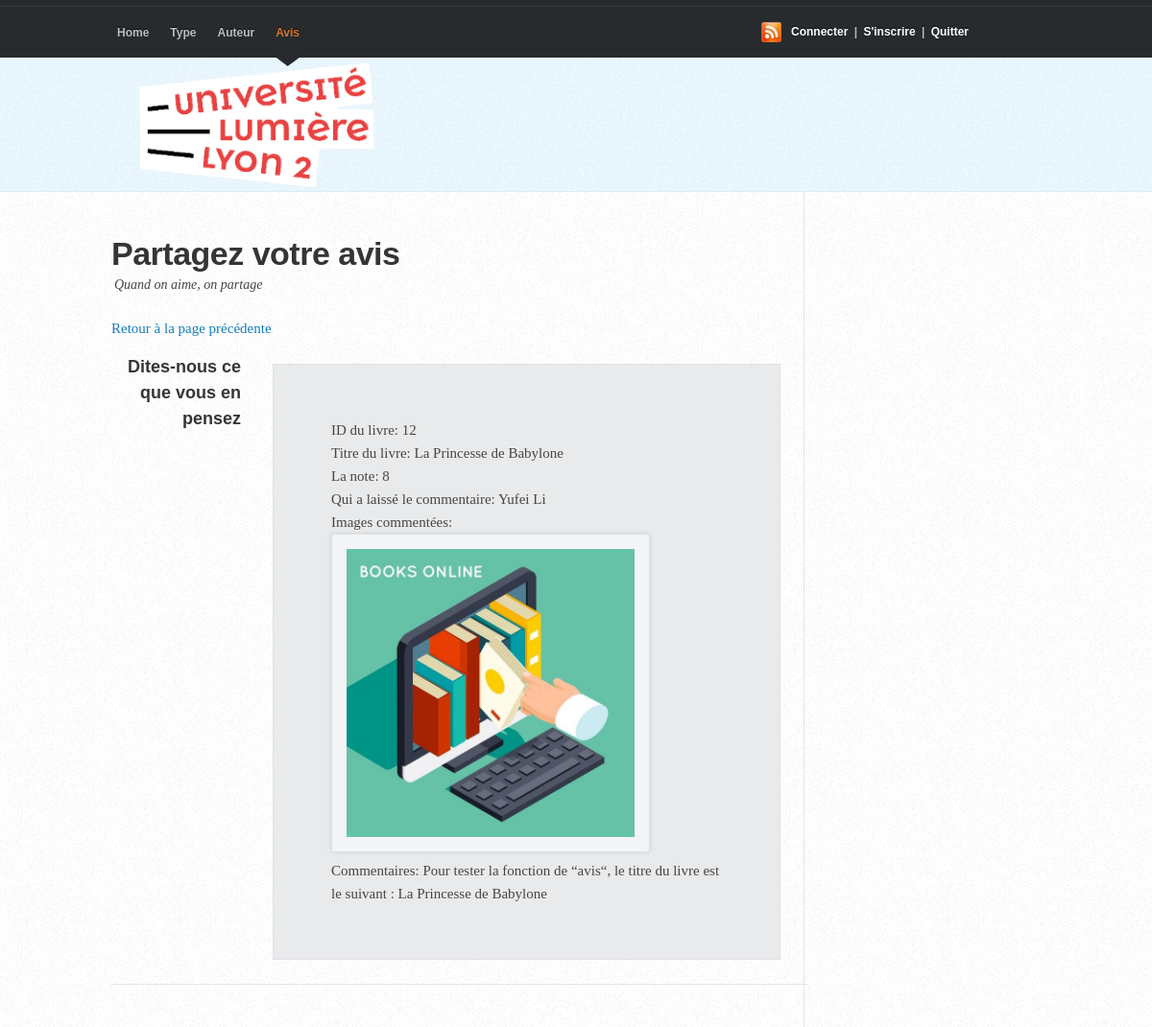
/pages/avis4.php?IdLivre=12, run on the app's committed database.
### tables this page shows
CREATE TABLE `Livre` (
  `IdLivre` int(11) NOT NULL,
  `titreLivre` varchar(100) NOT NULL,
  `anneePubli` int(11) NOT NULL,
  `IdType` int(11) NOT NULL,
  `IdAuteur` int(11) NOT NULL
);

CREATE TABLE `Avis` (
  `IdAvis` int(11) NOT NULL,
  `imageAvis` text NOT NULL,
  `commentaireAvis` text NOT NULL,
  `noteAvis` float NOT NULL,
  `IdEtu` int(11) NOT NULL,
  `IdLivre` int(11) NOT NULL
);

CREATE TABLE `Etudiant` (
  `IdEtu` int(11) NOT NULL,
  `nomEtu` varchar(20) NOT NULL,
  `prenomEtu` varchar(20) NOT NULL,
  `passEtu` int(11) NOT NULL,
  `Avatar` varchar(30) NOT NULL
);

### pages/avis4.php (the view, shortened to what this page needs)
<!DOCTYPE html>
 <html>
<head>
    <link rel="stylesheet" type="text/css" media="screen" href="CoolBlue11/css/coolblue.css" />
</head>
<body id="top">
<div id="header-wrap"><header>
 	<hgroup>
		<h1><a href="index.php">Bienvenue!</a></h1>
    </hgroup>
    <nav>
		<ul>
			<li><a href="index.php">Home</a><span></span></li>
			<li><a href="type1.php">Type</a><span></span></li>
			<li><a href="auteur1.php">Auteur</a><span></span></li>
			<li id="current"><a href="avis1.php">Avis</a><span></span></li>
		</ul>
	</nav>
    <div class="subscribe">
	<a href="connexion1.php">Connecter</a> | <a href="inscrire1.php">S'inscrire</a> | <a href="deconnexion.php">Quitter</a>
    </div>
</header></div>
<div id="content-wrap">
    <div id="content" class="clearfix">
        <div id="main">
            <div class="main-content">
      	    <h2><a href="avis2.php">Partagez votre avis</a></h2>
			  <p class="post-info"><span>Quand on aime, on partage</span></p>
              <a id="returnLink" href="#">Retour à la page précédente</a>
              <div class="post-bottom-section">
                <h4>Dites-nous ce que vous en pensez</h4>
                <div class="primary">
                    <form action="#" method="GET" id="commentform">
                        <ul>
						 <?php
                        if (isset($_GET['IdLivre'])) {
                            $IdLivre = $_GET['IdLivre'];
                            $conn = mysqli_connect("localhost", "root", "");
                            mysqli_select_db($conn, "forum_db_yufei_sandra");
                            $req = "SELECT Avis.*, Etudiant.nomEtu, Etudiant.prenomEtu
                                    FROM Avis, Etudiant
                                    WHERE Avis.IdLivre = $IdLivre AND Avis.IdEtu = Etudiant.IdEtu ;";
                            $res = mysqli_query($conn, $req);
                            $row = mysqli_fetch_array($res);
                            echo '</br>ID du livre: ' . $IdLivre .'';
                            $reqLivre = "SELECT * FROM Livre WHERE IdLivre = $IdLivre;";
                            $resLivre = mysqli_query($conn, $reqLivre);
                            if ($rowLivre = mysqli_fetch_array($resLivre)) {
                                echo '</br>Titre du livre: ' . $rowLivre['titreLivre'] . '';
                                echo '</br>La note: ' . $row['noteAvis'] .'';
                                echo '</br>Qui a laissé le commentaire: ' . $row['prenomEtu']." ".$row['nomEtu'] .'';
                                echo '</br>Images commentées: <img src="' . $row['imageAvis'] . '" alt="Avis Image" width="300" height="300">';
                                echo '</br>Commentaires: ' . $row['commentaireAvis'] .'';
                            }
                        } else {
                            echo "Erreur dans methode GET";
                        }
                   		 ?>
                        </ul>
                </form>
                </div>
         </div>
        </div>
	</div>
</div>
</body>
</html>

### pages/CoolBlue11/css/coolblue.css (style rules this page uses)
html, body, div, span, applet, object, iframe, h1, h2, h3, h4, h5, h6, p, blockquote, pre, a, abbr, acronym, address, big, cite, code, del, dfn, em, img, ins, kbd, q, s, samp, small, strike, strong, sub, sup, tt, var, b, u, i, center, dl, dt, dd, ol, ul, li, fieldset, form, label, legend, table, caption, tbody, tfoot, thead, tr, th, td, article, aside, canvas, details, embed, figure, figcaption, footer, header, hgroup, menu, nav, output, ruby, section, summary, time, mark, audio, video { margin: 0; padding: 0; border: 0; font-size: 100%; font: inherit; vertical-align: baseline; }
article, aside, details, figcaption, figure, footer, header, hgroup, menu, nav, section { display: block; }
body { line-height: 1; }
ol, ul { list-style: none; }
html { overflow-y: scroll; }
body { font: 15px/24px Georgia, Serif; color: #454545; background: url(../images/bg.png); }
a:link, a:visited { text-decoration: none; color: #147DB6; outline: 0; }
h1, h2, h3, h4 { font: bold 1em/1.5em Arial, Helvetica, Sans-Serif; margin-bottom: 24px; color: #353535; }
h1 { font-size: 38px; line-height: 42px; margin-top: 2px; margin-bottom: 4px; letter-spacing: -2px; }
h2 { font-size: 30px; line-height: 38px; margin-top: 5px; margin-bottom: 5px; }
h4 { font-size: 18px; }
ul, ol { margin: 0 0 24px 0; padding: 0 20px; }
ul { list-style: disc; }
p, dl { margin: 0 0 24px 0; }
img { background: #F3F4F5; border: 1px solid #DEDFE0; padding: 15px; -moz-border-radius: 3px; -webkit-border-radius: 3px; border-radius: 3px; box-shadow: 0 0 5px rgba(0,0,0,0.1); -moz-box-shadow: 0 0 5px rgba(0,0,0,0.1); -webkit-box-shadow: 0 0 5px rgba(0,0,0,0.1); }
form { width: 500px; margin: 24px 0 24px 0; padding: 32px 40px; background: #E9EAEB; border: 1px solid #DFE1E6; }
.clearfix:after { visibility: hidden; display: block; font-size: 0; content: " "; clear: both; height: 0; }
#header-wrap { float: left; height: 200px; width: 100%; background: url(../images/header-bg.png) repeat-x; }
header { position: relative; margin: 0 auto; width: 978px; }
#content-wrap { margin: 0; padding: 0; background: url(../images/content.png); width: 100%; }
#content { width: 978px; margin: 0 auto; padding: 0 0 24px 0; background: url(../images/content-bg.png) repeat-y left top; }
#main { float: left; margin: 40px 0 0 0; padding: 0; width: 725px; }
#main .main-content { padding-right: 30px; padding-left: 5px; }
header hgroup { position: absolute; background: url(../images/logolyon2.png) no-repeat; height: 180px; width: 320px; display: block; top: 42px; left: 10px; }
header hgroup h1 { margin: 0; padding: 0; }
header hgroup h1 a { text-indent: -9999em; display: block; height: 48px; width: 215px; }
header nav { position: absolute; left: 0; top: 0; width: 650px; height: 60px; }
header nav ul { list-style: none; margin: 0; padding: 0; height: 60px; }
header nav ul li { position: relative; float: left; }
header nav ul a:link, header nav ul a:visited { font-family: Arial, Helvetica, Sans-Serif; font-size: 12px; font-weight: bold; display: block; margin: 0; padding: 0 11px; height: 60px; color: #BEBEBE; text-shadow: 0 -1px 0 rgba(10, 10, 10, 1); line-height: 68px; }
header nav ul li#current a { color: #D67630; }
header nav ul li#current span { position: absolute; display: block; background: url(../images/selected.png) no-repeat 50% 0; bottom: -9px; height: 10px; width: 100%; }
header div.subscribe { position: absolute; font-family: Arial, Helvetica, Sans-Serif; font-size: 12px; font-weight: bold; line-height: 30px; width: 200px; height: 30px; color: #BEBEBE; text-shadow: 0 -1px 0 rgba(10, 10, 10, 1); background: url(../images/rss32.png) no-repeat 0 center; padding-left: 28px; right: 68px; top: 18px; }
header div.subscribe a { padding-right: 3px; padding-left: 3px; color: #fff; }
#main h2 { font-size: 34px; letter-spacing: -0.5px; }
#main h2 a { color: #353535; }
.primary { width: 533px; float: right; padding-right: 25px; }
.post-bottom-section { position: relative; margin: 10px 0 20px 0; padding: 0 0 20px 0; width: 726px; overflow: hidden; border-bottom: 1px solid #E5E5E5; }
.post-bottom-section h4 { position: absolute; left: 0px; top: 5px; text-align: right; width: 135px; font-size: 18px; font-weight: bold; letter-spacing: 0; margin: 0; padding: 0; }
.post-bottom-section .primary form { position: relative; top: 15px; left: 0; margin: 0 0 20px 0; width: 447px; }
.post-info { margin-left: 3px; font-size: 14px; line-height: 18px; }
.post-info span { font-style: italic; margin-right: 3px; }

### data on the page
livre: titreLivre "La Princesse de Babylone"
avis: noteAvis "8", IdEtu.prenomEtu "Yufei", IdEtu.nomEtu "Li", imageAvis (picture), commentaireAvis "Pour tester la fonction de “avis“, le titre du livre est le suivant : La Princesse de Babylone"

### other printed values
$IdLivre "12"
